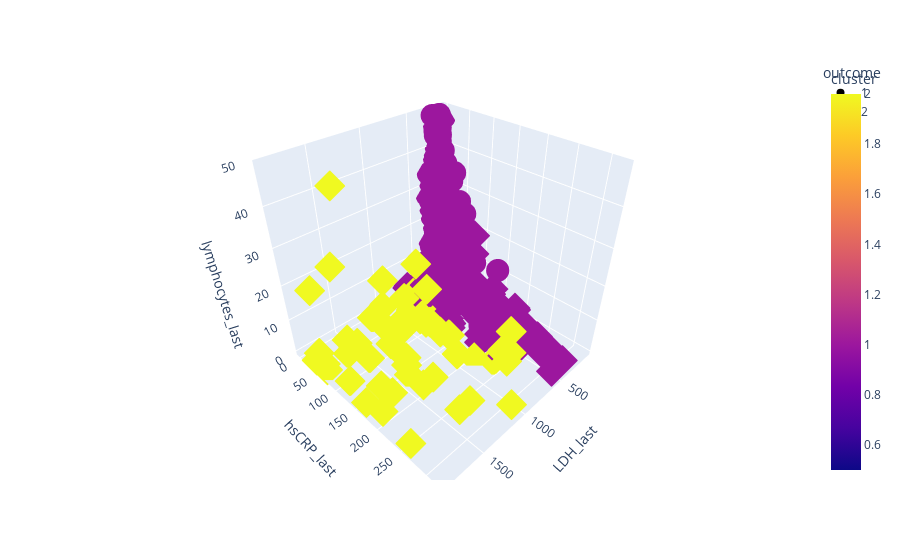

The code cell stored with this chart in its notebook:
### Code cell
fig1 =  px.scatter_3d(df_clustered, x = 'LDH_last', 
                    y = 'hsCRP_last', z = 'lymphocytes_last', symbol = 'outcome', color = 'cluster')
fig1.show()
fig1.write_html("3d_plot_clusters.html")

### Figure 1 — Plotly figure (JSON) as saved in the notebook; plotly's stock layout.template omitted (floating-point values rounded to 4 significant figures; data arrays with more than 128 entries replaced by an {"elided": "..."} marker saying what was removed)
{"data": [{"hovertemplate": "outcome=1<br>LDH_last=%{x}<br>hsCRP_last=%{y}<br>lymphocytes_last=%{z}<br>cluster=%{marker.color}<extra></extra>", "legendgroup": "1", "marker": {"color": {"elided": "192 int values"}, "coloraxis": "coloraxis", "symbol": "circle"}, "mode": "markers", "name": "1", "scene": "scene", "showlegend": true, "type": "scatter3d", "x": {"elided": "192 int values"}, "y": {"elided": "192 float values"}, "z": {"elided": "192 float values"}}, {"hovertemplate": "outcome=2<br>LDH_last=%{x}<br>hsCRP_last=%{y}<br>lymphocytes_last=%{z}<br>cluster=%{marker.color}<extra></extra>", "legendgroup": "2", "marker": {"color": {"elided": "159 int values"}, "coloraxis": "coloraxis", "symbol": "diamond"}, "mode": "markers", "name": "2", "scene": "scene", "showlegend": true, "type": "scatter3d", "x": {"elided": "159 int values"}, "y": {"elided": "159 float values"}, "z": {"elided": "159 float values"}}], "layout": {"coloraxis": {"colorbar": {"title": {"text": "cluster"}}, "colorscale": [[0, "#0d0887"], [0.1111, "#46039f"], [0.2222, "#7201a8"], [0.3333, "#9c179e"], [0.4444, "#bd3786"], [0.5556, "#d8576b"], [0.6667, "#ed7953"], [0.7778, "#fb9f3a"], [0.8889, "#fdca26"], [1, "#f0f921"]]}, "legend": {"title": {"text": "outcome"}, "tracegroupgap": 0}, "margin": {"t": 60}, "scene": {"domain": {"x": [0, 1], "y": [0, 1]}, "xaxis": {"title": {"text": "LDH_last"}}, "yaxis": {"title": {"text": "hsCRP_last"}}, "zaxis": {"title": {"text": "lymphocytes_last"}}}}}
